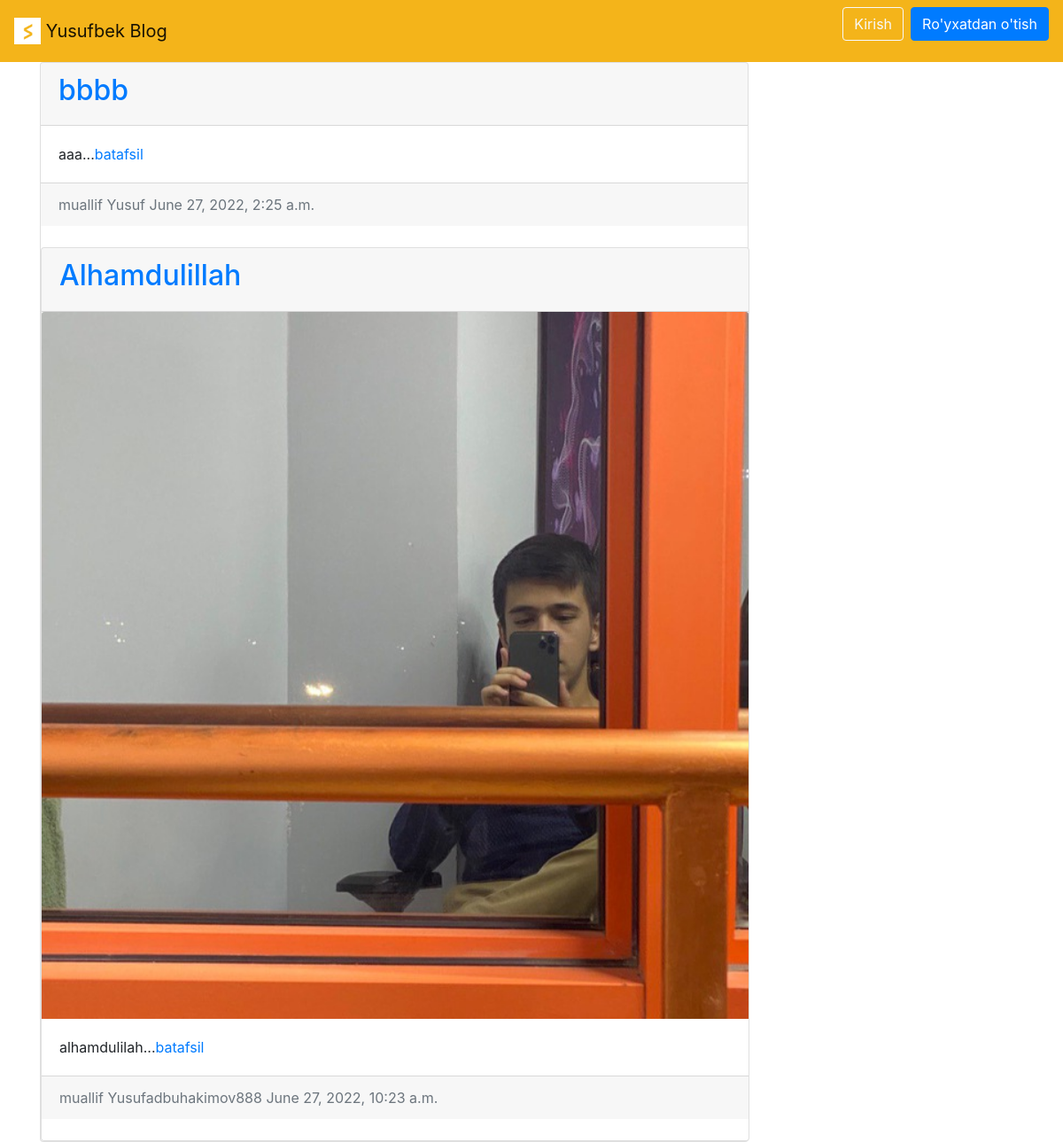
The app's page /articles/ with its own data.
### articles/models.py (models this page shows, shortened)
class Article(models.Model):
    title = models.CharField(max_length=150)
    summary = models.CharField(max_length=200, blank=True)
    body = RichTextField()
    photo = models.ImageField(upload_to='images/', blank=True)
    date = models.DateTimeField(auto_now_add=True)
    author = models.ForeignKey(
        User,
        on_delete=models.CASCADE,
    )

### accounts/models.py (models this page shows)
class CustomUser(AbstractUser):
    age = models.PositiveIntegerField(null=True, blank=True)

### articles/views.py (the view)
# urls.py: path('', ArticleListView.as_view(), name='article_list'),
class ArticleListView(ListView):
    model = Article
    template_name = 'article_list.html'

### templates/article_list.html (shortened to what this page needs)
{% extends 'base.html' %}
{% block content %}
    {% for article in object_list %}
        <div class="card" style="width: 50rem;">
            <div class="card-header">
                <span class="font-weight-bold"><a href="{% url 'article_detail' article.pk  %}"><h2>{{ article.title }}</h2></a></span>
            </div>
            {% if article.photo %}
                <img class="card-img-top" src="{{ article.photo.url }}" alt="{{ article.title }}">
            {%  endif %}
            <div class="card-body">
                {{ article.summary }}...<a href="{% url 'article_detail' article.pk  %}">batafsil</a>
            </div>
            <div class="card-footer text-left text-muted">
                <span class="text-muted">muallif {{ article.author | title }}  {{ article.date }}</span>
            </div>
        <br />
    {% endfor %}
    </div>
{% endblock content %}

### records on screen
Article: title "bbbb", summary "aaa", author "Yusuf", date "June 27, 2022, 2:25 a.m."
Article: title "Alhamdulillah", photo (picture), summary "alhamdulilah", author "Yusufadbuhakimov888", date "June 27, 2022, 10:23 a.m."
